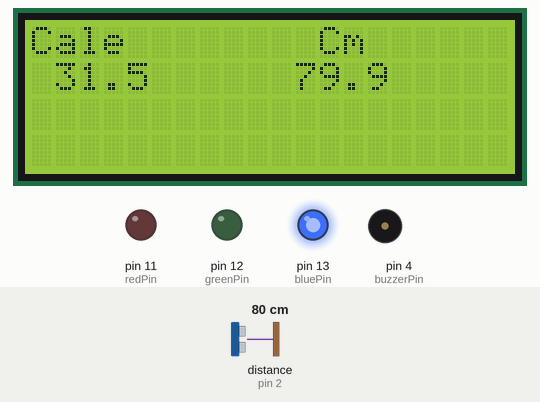
Simulated run of this sketch. Board: Arduino Uno, built with avr-gcc and run on an emulated ATmega328P. Parts: 20×4 character LCD, output pins drawn as LEDs (lit = HIGH), buzzer (waves = sounding, pin HIGH). Wiring (inferred from the names in the program): ultrasonic range finder: trigger pin 3; echo pin 2. The inputs (shaded band) are chosen by the test bench; at power-on: distance to the obstacle (sensor on pin 2) 80 cm. The echo pulse lasts 58.3 µs per cm; pins used as bus, display or sensor lines are not drawn.

Above: at 4.2 s.
4.3 s: distance to the obstacle (sensor on pin 2) set to 45 cm
At 6.2 s:
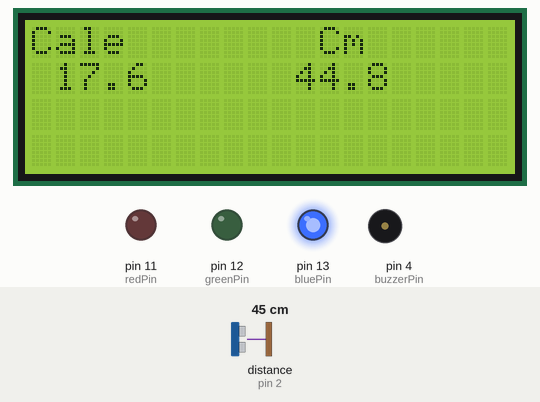
10.3 s: distance to the obstacle (sensor on pin 2) set to 38 cm
At 12.7 s:
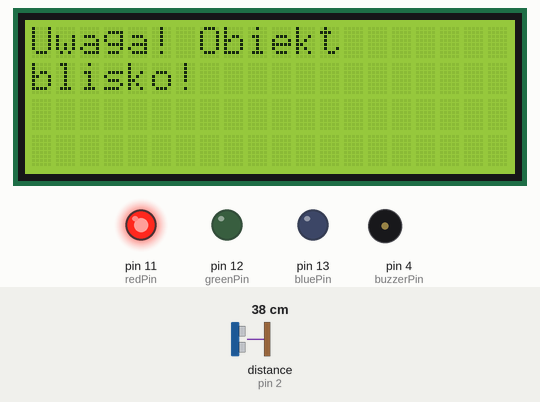
16.3 s: distance to the obstacle (sensor on pin 2) set to 120 cm
At 18.1 s:
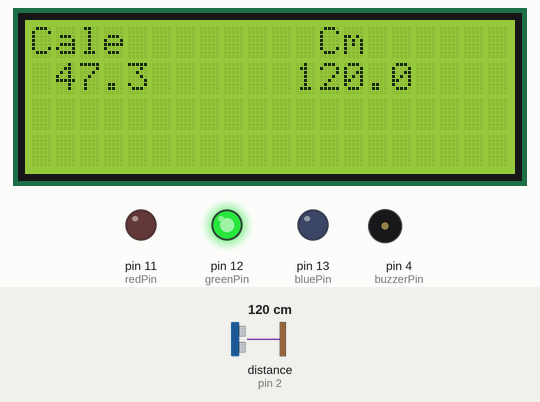
22.3 s: distance to the obstacle (sensor on pin 2) set to 86 cm
At 24.7 s:
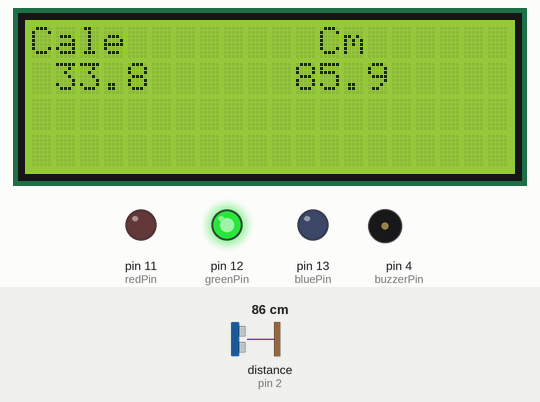
26.8 s: distance to the obstacle (sensor on pin 2) set to 75 cm
At 28.5 s:
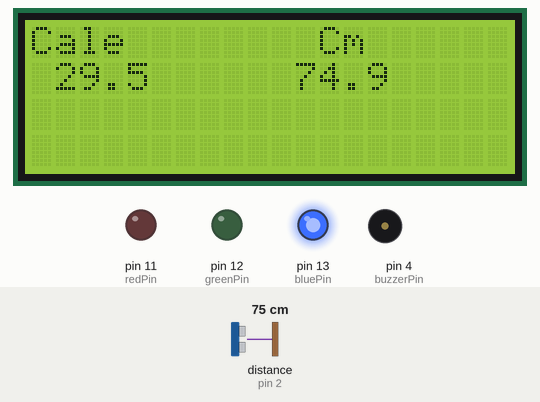
30.9 s: distance to the obstacle (sensor on pin 2) set to 2 cm
At 32.3 s:
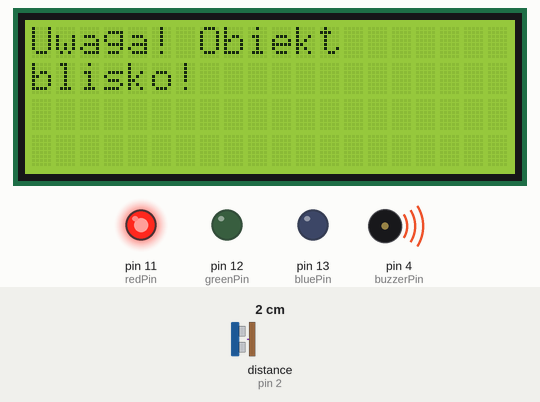
Timing chart, 0 to 37.9 s (numbered marks = the images above; inputs shaded):
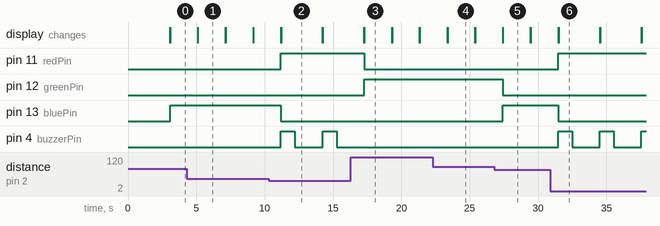

Measured:
- the behaviour switches between 41 and 40 cm on distance to the obstacle (sensor on pin 2) (found by bisection; images 1 and 2)
- the behaviour switches between 81 and 80 cm on distance to the obstacle (sensor on pin 2) (found by bisection; images 4 and 5)
- after the input at 4.3 s, the display: first differs from a run without the input after 0.82 s (image 1)
- after the input at 10.3 s, pin 11 (redPin): LOW → HIGH after 0.89 s; pin 13 (bluePin): HIGH → LOW after 0.89 s; pin 4 (buzzerPin): alternates HIGH for 1.0 s and LOW for 2.0 s, starting after 0.89 s; the display: first differs from a run without the input after 0.92 s (image 2)
- after the input at 16.3 s, pin 11 (redPin): HIGH → LOW after 0.99 s; pin 12 (greenPin): LOW → HIGH after 0.99 s; pin 4 (buzzerPin): stops changing and stays LOW; the display: first differs from a run without the input after 0.99 s (image 3)
- after the input at 22.3 s, the display: first differs from a run without the input after 1.1 s (image 4)
- after the input at 26.8 s, pin 12 (greenPin): HIGH → LOW after 0.63 s; pin 13 (bluePin): LOW → HIGH after 0.63 s; the display: first differs from a run without the input after 0.63 s (image 5)
- after the input at 30.9 s, pin 11 (redPin): LOW → HIGH after 0.58 s; pin 13 (bluePin): HIGH → LOW after 0.58 s; pin 4 (buzzerPin): alternates HIGH for 1.0 s and LOW for 2.0 s, starting after 0.58 s; the display: first differs from a run without the input after 0.60 s (image 6)

The sketch:

lab4.ino
```cpp
#include <LiquidCrystal_I2C.h>

LiquidCrystal_I2C lcd(0x27,20,4);

const int trigPin = 3; // Pin trigger czujnika ultradźwiękowego
const int echoPin = 2; // Pin echo czujnika ultradźwiękowego

const int redPin = 11; // Pin czerwonej diody
const int greenPin = 12; // Pin zielonej diody
const int bluePin = 13; // Pin niebieskiej diody
const int buzzerPin = 4; // Pin buzzer

double cm;
double cale;

long readUltrasonicDistance(int triggerPin, int echoPin) {
  pinMode(triggerPin, OUTPUT);
  digitalWrite(triggerPin, LOW);
  delayMicroseconds(2);
  digitalWrite(triggerPin, HIGH);
  delayMicroseconds(10);
  digitalWrite(triggerPin, LOW);
  pinMode(echoPin, INPUT);
  return pulseIn(echoPin, HIGH);
}

void setup() {
  Serial.begin(9600);
  lcd.init();
  lcd.backlight();
  lcd.print("Foo ");
  delay(3000);
  lcd.clear();

  pinMode(redPin, OUTPUT);
  pinMode(greenPin, OUTPUT);
  pinMode(bluePin, OUTPUT);
  pinMode(buzzerPin, OUTPUT);
}

void loop() {
  cm = 0.0344/2 * readUltrasonicDistance(trigPin, echoPin);
  cale = (cm / 2.54);

  // Wyswietl odleglosc na LCD
  lcd.setCursor(0,0);
  lcd.print("Cale");
  lcd.setCursor(4,0);
  lcd.setCursor(12,0);
  lcd.print("Cm");
  lcd.setCursor(1,1);
  lcd.print(cale, 1);
  lcd.setCursor(11,1);
  lcd.print(cm, 1);
  lcd.setCursor(14,1);


  digitalWrite(redPin, HIGH);
  digitalWrite(greenPin, HIGH);
  digitalWrite(bluePin, HIGH);

  if (cm > 0 and cm <= 40) {
    digitalWrite(bluePin, LOW);
    digitalWrite(greenPin, LOW);

    digitalWrite(buzzerPin, HIGH); // Uruchomienie dźwięku
    lcd.clear();
    lcd.print("Uwaga! Obiekt"); // Wyświetlenie komunikatu
    lcd.setCursor(0,1);
    lcd.print("blisko!");
    delay(1000); // Odczekanie przed zatrzymaniem dźwięku
    digitalWrite(buzzerPin, LOW); // Zatrzymanie dźwięku
  } else if (cm > 40 && cm <= 80) {
    digitalWrite(redPin, LOW);
    digitalWrite(greenPin, LOW);
    digitalWrite(buzzerPin, LOW); // Wyłączenie dźwięku
  } else { // Powyżej 80 cm
    digitalWrite(redPin, LOW);
    digitalWrite(greenPin, HIGH);
    digitalWrite(bluePin, LOW);
    digitalWrite(buzzerPin, LOW); // Wyłączenie dźwięku
  }


  delay(2000);
  lcd.clear();
}
```
